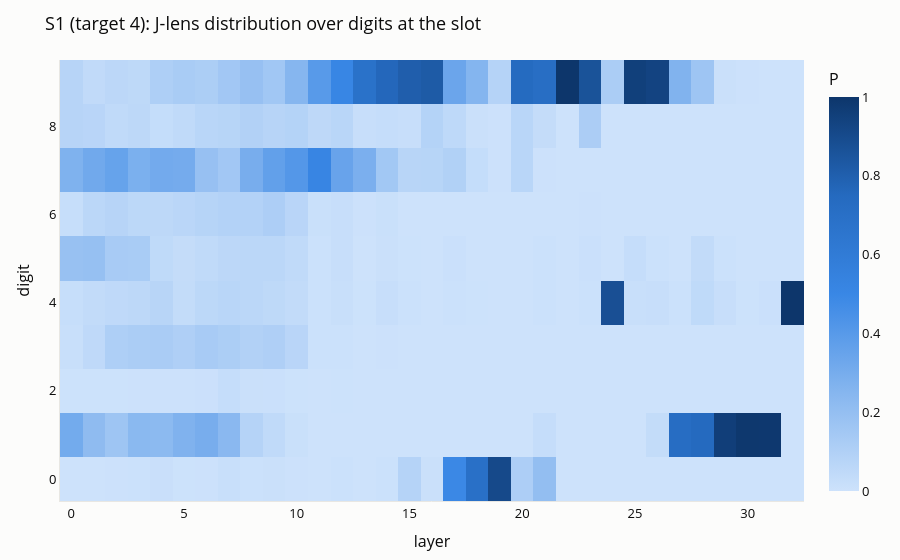
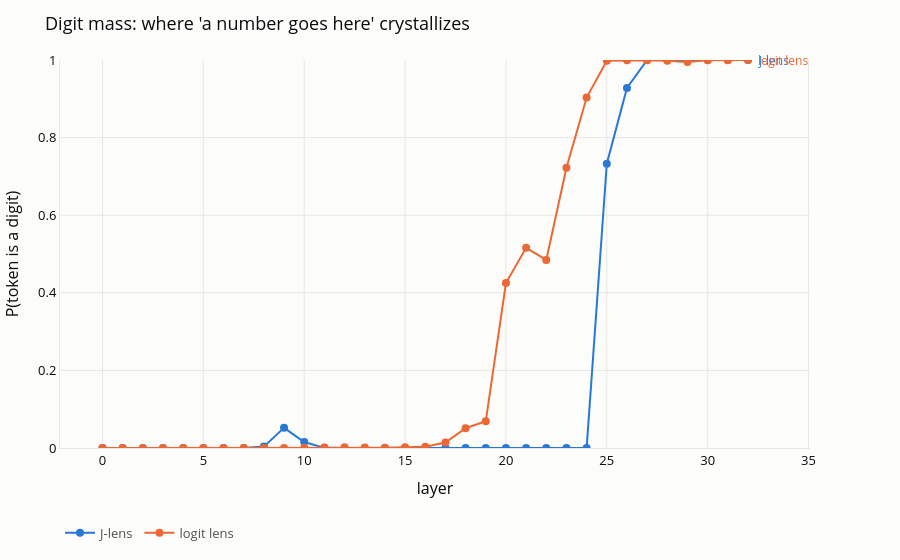

These figures' notebook cell, in order:
### Code cell
# "Does a number go here" (robust) separately from "which number" (what we want).
# The first crystallizes earlier than the second, and conflating them is how a
# mid-stack digit-mass rise gets mistaken for the value being decided.
j_probs, l_probs, final = readout(S1_PROMPT)

grid = np.array([synthetic.digit_distribution(j_probs[l], DIGIT_IDS) for l in LAYERS])
viz.prob_heatmap(
    grid.T, x=LAYERS, y=list(range(10)),
    title="S1 (target 4): J-lens distribution over digits at the slot",
    xaxis="layer", yaxis="digit",
).show()

viz.series_line(
    LAYERS,
    {"J-lens": [synthetic.digit_mass(j_probs[l], DIGIT_IDS) for l in LAYERS],
     "logit lens": [synthetic.digit_mass(l_probs[l], DIGIT_IDS) for l in LAYERS]},
    y_range=(0, 1),
    title="Digit mass: where 'a number goes here' crystallizes",
    xaxis="layer", yaxis="P(token is a digit)",
).show()

### Figure 1 — Plotly figure (JSON) as saved in the notebook; plotly's stock layout.template omitted (floating-point values rounded to 4 significant figures; data arrays with more than 128 entries replaced by an {"elided": "..."} marker saying what was removed)
{"data": [{"colorbar": {"outlinewidth": 0, "title": {"text": "P"}}, "colorscale": [[0, "#cde2fb"], [0.25, "#86b6ef"], [0.5, "#3987e5"], [0.75, "#256abf"], [1, "#0d366b"]], "hovertemplate": "layer %{x}<br>digit %{y}<br>P %{z:.3f}<extra></extra>", "type": "heatmap", "x": [0, 1, 2, 3, 4, 5, 6, 7, 8, 9, 10, 11, 12, 13, 14, 15, 16, 17, 18, 19, 20, 21, 22, 23, 24, 25, 26, 27, 28, 29, 30, 31, 32], "y": [0, 1, 2, 3, 4, 5, 6, 7, 8, 9], "z": {"elided": "10x33 float values"}, "zmax": 1, "zmin": 0}], "layout": {"font": {"color": "#0b0b0b", "size": 13}, "legend": {"font": {"color": "#52514e"}, "orientation": "h", "x": 0, "y": -0.18}, "margin": {"b": 50, "l": 60, "r": 90, "t": 60}, "paper_bgcolor": "#fcfcfb", "plot_bgcolor": "#fcfcfb", "title": {"text": "S1 (target 4): J-lens distribution over digits at the slot"}, "xaxis": {"gridcolor": "#e8e7e3", "linecolor": "#e8e7e3", "title": {"text": "layer"}, "zeroline": false}, "yaxis": {"gridcolor": "#e8e7e3", "linecolor": "#e8e7e3", "title": {"text": "digit"}, "zeroline": false}}}

### Figure 2 — Plotly figure (JSON) as saved in the notebook; plotly's stock layout.template omitted (floating-point values rounded to 4 significant figures)
{"data": [{"hovertemplate": "J-lens<br>layer %{x}<br>%{y:.3f}<extra></extra>", "line": {"color": "#2a78d6", "width": 2}, "marker": {"color": "#2a78d6", "size": 8}, "mode": "lines+markers", "name": "J-lens", "type": "scatter", "x": [0, 1, 2, 3, 4, 5, 6, 7, 8, 9, 10, 11, 12, 13, 14, 15, 16, 17, 18, 19, 20, 21, 22, 23, 24, 25, 26, 27, 28, 29, 30, 31, 32], "y": [3.347e-34, 1.831e-13, 8.996e-09, 1.19e-07, 5.584e-13, 2.338e-08, 3.359e-05, 0.0002392, 0.003551, 0.05188, 0.01526, 0.0004095, 0.0001709, 3.394e-10, 5.585e-09, 1.712e-12, 1.187e-22, 2.484e-19, 1.265e-21, 1.936e-23, 1.153e-15, 2.174e-18, 3.487e-20, 6.764e-11, 2.082e-07, 0.7325, 0.9279, 1.0, 1.0, 0.9998, 1.0, 0.9999, 1.0]}, {"hovertemplate": "logit lens<br>layer %{x}<br>%{y:.3f}<extra></extra>", "line": {"color": "#eb6834", "width": 2}, "marker": {"color": "#eb6834", "size": 8}, "mode": "lines+markers", "name": "logit lens", "type": "scatter", "x": [0, 1, 2, 3, 4, 5, 6, 7, 8, 9, 10, 11, 12, 13, 14, 15, 16, 17, 18, 19, 20, 21, 22, 23, 24, 25, 26, 27, 28, 29, 30, 31, 32], "y": [7.63e-14, 3.695e-16, 1.111e-14, 7.768e-15, 2.445e-13, 1.225e-11, 1.351e-08, 5.68e-07, 7.475e-05, 0.0002133, 0.0006787, 0.001381, 0.001687, 0.001402, 0.0009619, 0.00211, 0.003052, 0.01418, 0.05103, 0.06881, 0.4252, 0.5158, 0.4847, 0.7221, 0.9033, 0.9979, 0.9994, 0.9992, 0.9984, 0.9951, 0.9996, 0.9993, 1.0]}], "layout": {"annotations": [{"font": {"color": "#2a78d6", "size": 12}, "showarrow": false, "text": "J-lens", "x": 32, "xanchor": "left", "xshift": 8, "y": 1.0}, {"font": {"color": "#eb6834", "size": 12}, "showarrow": false, "text": "logit lens", "x": 32, "xanchor": "left", "xshift": 8, "y": 1.0}], "font": {"color": "#0b0b0b", "size": 13}, "legend": {"font": {"color": "#52514e"}, "orientation": "h", "x": 0, "y": -0.18}, "margin": {"b": 50, "l": 60, "r": 90, "t": 60}, "paper_bgcolor": "#fcfcfb", "plot_bgcolor": "#fcfcfb", "title": {"text": "Digit mass: where 'a number goes here' crystallizes"}, "xaxis": {"gridcolor": "#e8e7e3", "linecolor": "#e8e7e3", "title": {"text": "layer"}, "zeroline": false}, "yaxis": {"gridcolor": "#e8e7e3", "linecolor": "#e8e7e3", "range": [0, 1], "title": {"text": "P(token is a digit)"}, "zeroline": false}}}
